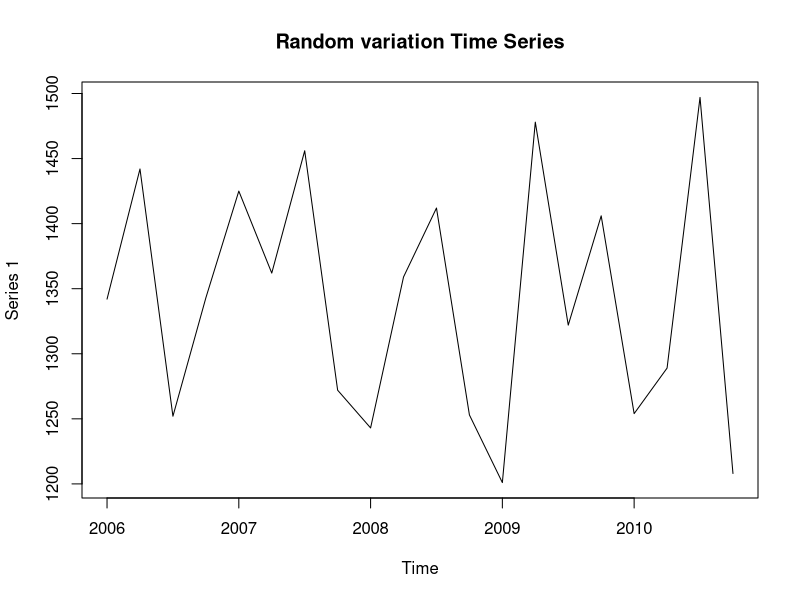
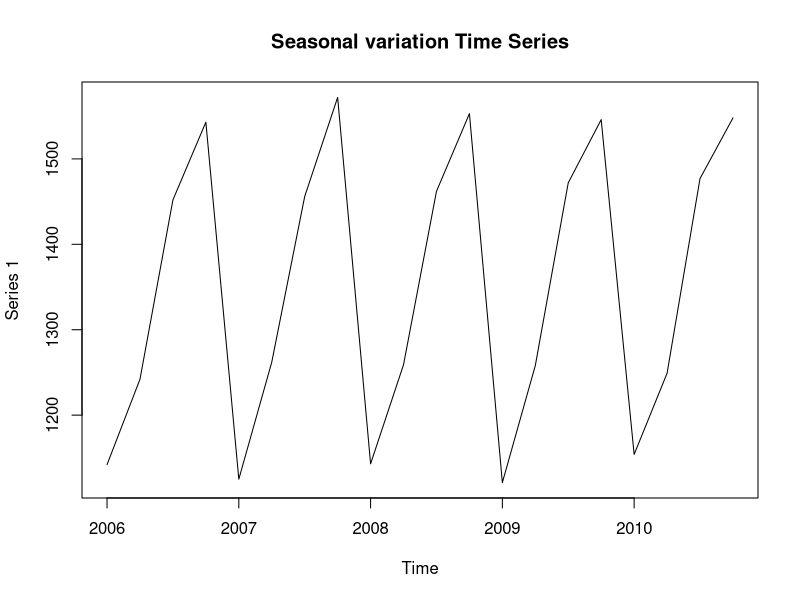
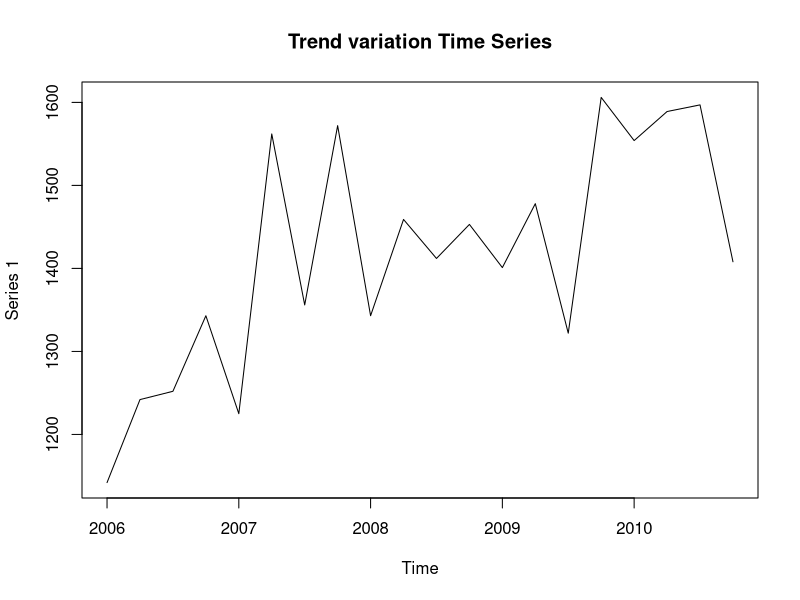
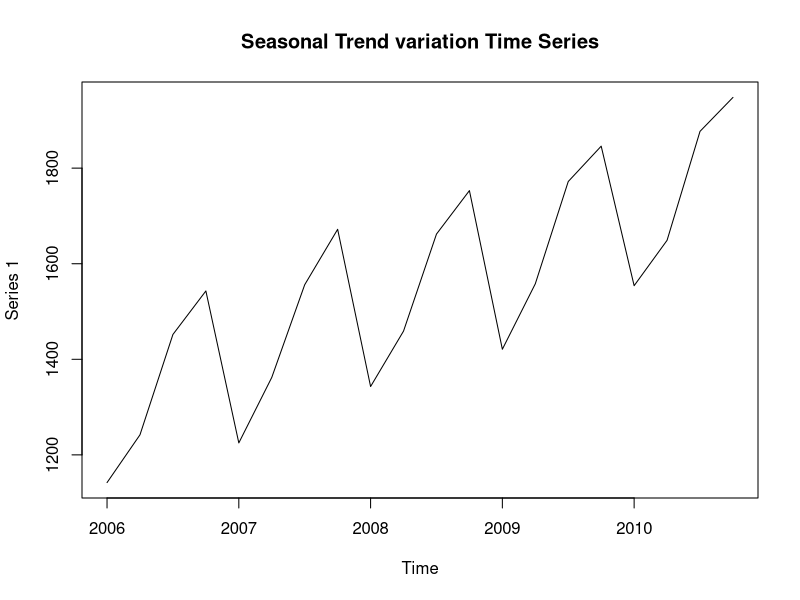
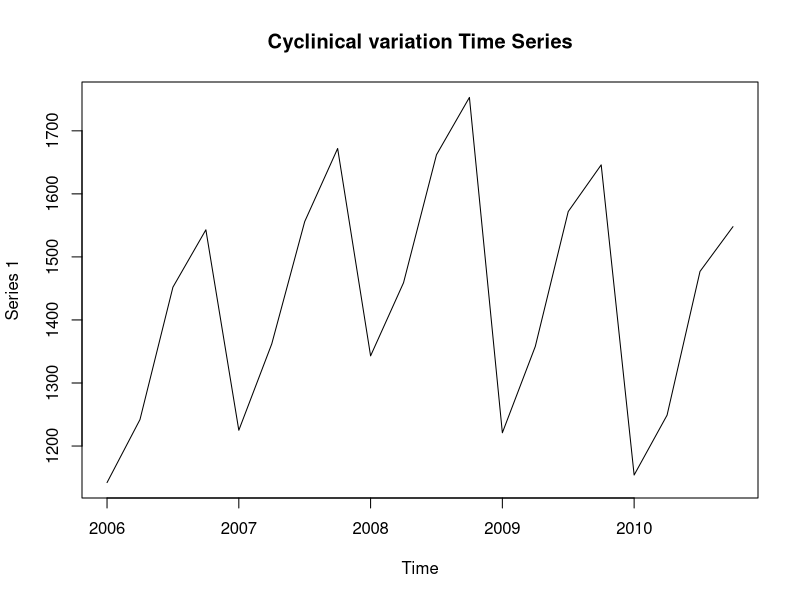
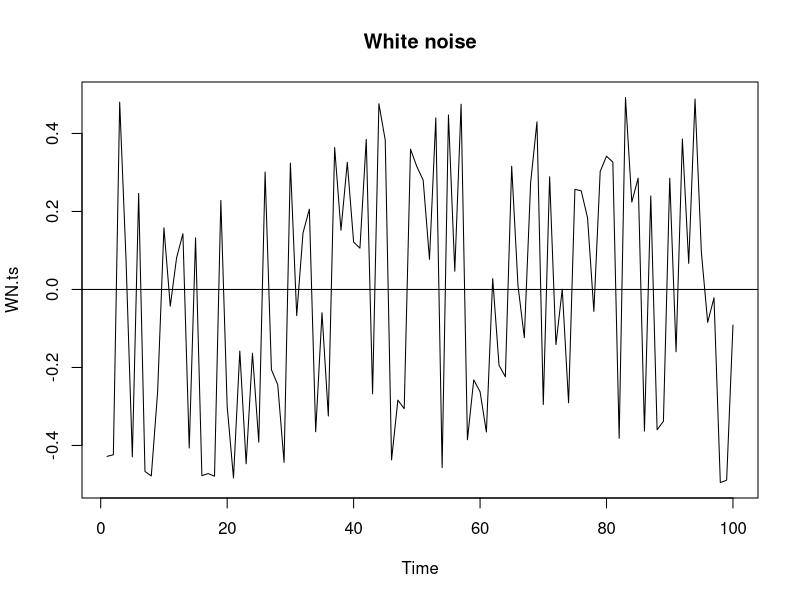
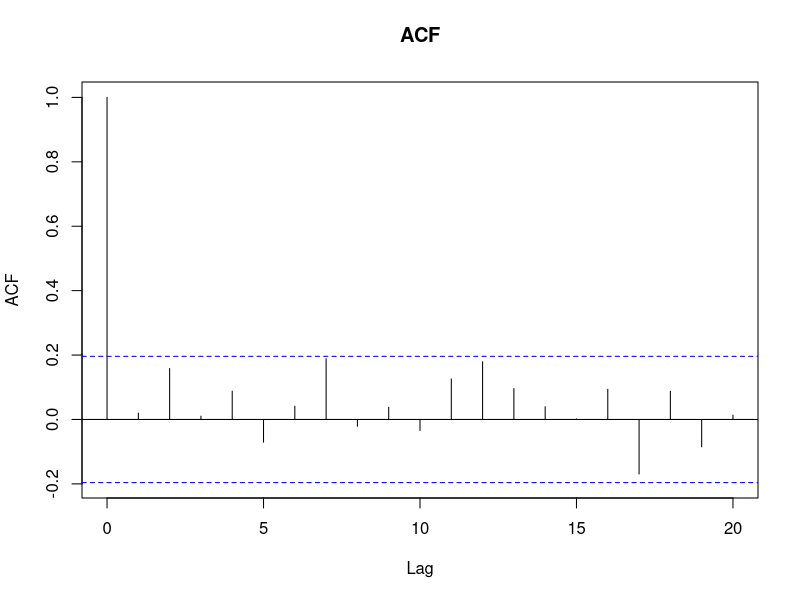
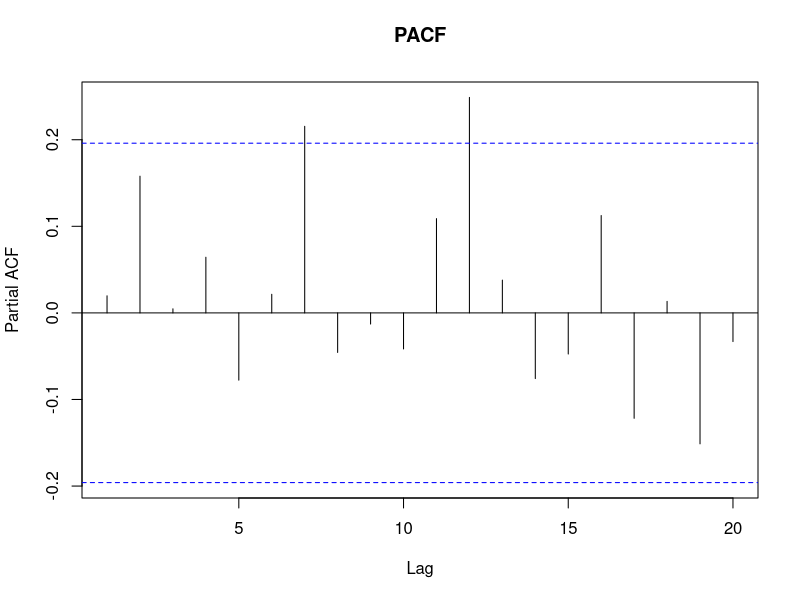

Write the R code that produced these figures, in order.
## ---- chunk 1
knitr::opts_chunk$set(echo = TRUE)
## ---- chunk 2
dd1= matrix(c(1342, 1442, 1252, 1343, 1425, 1362, 1456, 1272, 1243,
              1359, 1412, 1253, 1201, 1478, 1322, 1406, 1254, 1289, 
              1497, 1208))
dd1.ts= ts(data=dd1, start=c(2006,1), frequency=4) #2006년부터 사분기
dd1.ts
plot(dd1.ts, mai="Random variation Time Series")
## ---- chunk 3
dd2=matrix(c(1142, 1242, 1452, 1543, 1125, 1262, 1456, 1572, 1143, 1259,
             1462, 1553, 1121, 1258, 1472, 1546, 1154, 1249, 1477, 1548))
dd2.ts=ts(data=dd2, start=c(2006,1), frequency=4)
dd2.ts
plot(dd2.ts, mai="Seasonal variation Time Series")
## ---- chunk 4
dd3=matrix(c(1142, 1242, 1252, 1343, 1225, 1562, 1356, 1572, 1343, 1459,
             1412, 1453, 1401, 1478, 1322, 1606, 1554, 1589, 1597, 1408))
dd3.ts=ts(data=dd3, start=c(2006,1), frequency=4)
dd3.ts
plot(dd3.ts, mai="Trend variation Time Series")
## ---- chunk 5
dd4=matrix(c(1142, 1242, 1452, 1543, 1225, 1362, 1556, 1672, 1343, 1459, 
             1662, 1753, 1421, 1558, 1772, 1846, 1554, 1649, 1877, 1948))
dd4.ts=ts(data=dd4, start=c(2006,1), frequency=4)
dd4.ts
plot(dd4.ts, mai="Seasonal Trend variation Time Series")
## ---- chunk 6
dd5=matrix(c(1142, 1242, 1452, 1543, 1225, 1362, 1556, 1672, 1343, 1459, 
             1662, 1753, 1221, 1358, 1572, 1646, 1154, 1249, 1477, 1548))
dd5.ts=ts(data=dd5, start=c(2006,1), frequency=4)
dd5.ts
plot(dd5.ts, mai="Cyclinical variation Time Series")

## ---- chunk 7
WN = runif(100, min=-0.5, max=0.5)
WN.ts = ts(data=WN, start=c(1,1), frequency=1)
plot(WN.ts, mai="White noise") + 
  abline(h=0)
## ---- chunk 8
acf(WN.ts, main="ACF") 
pacf(WN.ts, main="PACF")
## ---- chunk 9
tseries::kpss.test(WN.ts, null="Level")
## ---- chunk 10
at = runif(100, min=-0.5, max=0.5)
yt = runif(100, min=-0.5, max=0.5)
for(i in 2:100){
  yt[i]=yt[i-1]+at[i]
}

yt.ts = ts(data=yt)
plot(yt.ts, mai="Random walk") +
  abline(h=0)
## ---- chunk 11
acf(yt.ts, main="ACF") # 어제의 시계열자료와 오늘의 시계열자료의 correlation이 크다
pacf(yt.ts, main="PACF")
## ---- chunk 12
#귀무가설 : 정상성을 갖는다.
#귀무가설 기각 -> 비정상성을 갖는다
tseries::kpss.test(yt.ts, null="Level") 


#귀무가설 : 추세를 가지고 있는 정상성이 있다.
#추세를 빼고 난 그래프에 대해서는 귀무가설 기각하지 못함. -> 정상성을 갖는다
tseries::kpss.test(yt.ts, null="Trend") 
